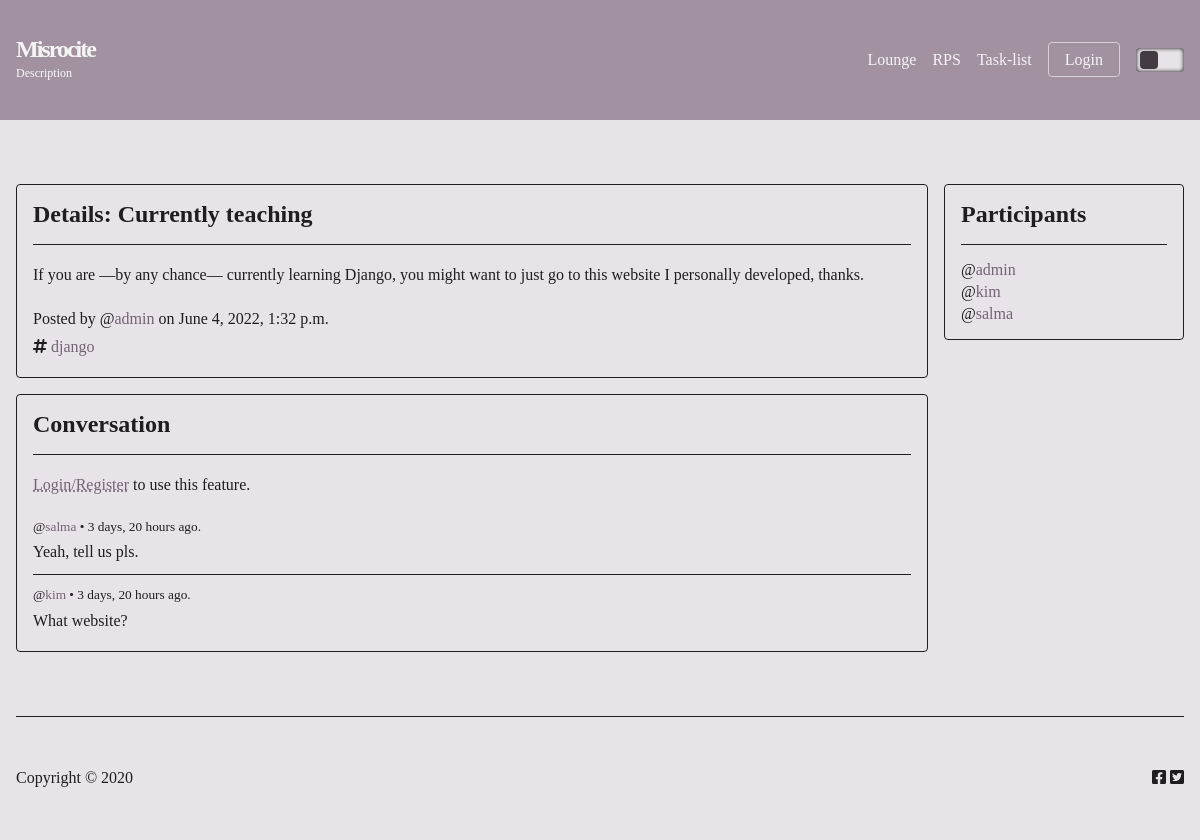
Page /lounge/6/ on the committed database.
### base/models.py (models this page shows, shortened)
class Lounge(models.Model):
	host = models.ForeignKey(User, on_delete=models.SET_NULL, null=True)
	topic = models.ForeignKey(Topic, on_delete=models.SET_NULL, null=True)
	name = models.CharField(max_length=100)
	description = models.TextField(null=True, blank=True)
	participants = models.ManyToManyField(User, related_name='participants', blank=True)
	updated = models.DateTimeField(auto_now=True)
	created = models.DateTimeField(auto_now_add=True)
	class Meta(object):
		ordering = [
			'-updated',
			'-created',
		]

class Topic(models.Model):
	name = models.CharField(max_length=100)

class Message(models.Model):
	user = models.ForeignKey(User, on_delete=models.CASCADE)
	lounge = models.ForeignKey(Lounge, on_delete=models.CASCADE)
	body = models.TextField()
	updated = models.DateTimeField(auto_now=True)
	created = models.DateTimeField(auto_now_add=True)
	class Meta(object):
		ordering = [
			'-updated',
			'-created',
		]

### base/views.py (the view, shortened to what this page needs)
# urls.py: path('lounge/<id>/', lounge_details, name='lounge_details'),
def lounge_details(request, id):
	each = Lounge.objects.get(id=id)
	msgs = each.message_set.all().order_by('-created')
	parties = each.participants.all()
	topics = Topic.objects.all()
	param = {
		'lounge': each,
		'msgs': msgs,
		'parties': parties,
		'topics': topics,
	}
	return render(request, 'base/lounge-details.html', param)

### templates/base/lounge-details.html (shortened to what this page needs)
{% extends 'base.html' %}
{% block content %}
<section id="details">
    <div class="container">
        <div class="row">
            <div class="left">
                <div class="wrap">
                    <h2 class="text-title">Details: {{ lounge.name }}</h2>
                    <p class="description">{{lounge.description}}</p>
                    <p>Posted by @<a href="{% url 'profile' lounge.host.id %}" class="link">{{lounge.host.username}}</a> on {{lounge.created}}</p>
                    <div class="text-lower among-spaces">
                        <p class="text-tags">
                            <span class="fas fa-hashtag"></span>&nbsp;<a href="{% url 'lounge' %}?query={{ lounge.topic.name }}" class="link">{{lounge.topic.name}}</a>
                        </p>
                    </div>
                </div>
                <div class="forum wrap">
                    <h2 class="text-title">Conversation</h2>
                    {% if request.user.is_authenticated %}
                    <div class="comets">
                        <form action="{% url 'lounge_details' lounge.id %}" method="POST" class="among-spaces">
                            {% csrf_token %}
                            <input type="text" class="form-control" placeholder="Write a response..." name="comets" autocomplete="off" required="exactly" />
                            <button type="submit" class="btn btn-send" role="button">Send</button>
                        </form>
                    </div>
                    {% else %}
                    <div class="comets">
                    	<p><a href="{% url 'auth' %}" class="link underlined">Login/Register</a> to use this feature.</p>
                    </div>
                    {% endif %}
                    {% if msgs %}
                    {% for msg in msgs %}
                    <div class="forum-body">
                        <small class="among-spaces">
                            <p>@<a href="{% url 'profile' msg.user.id %}" class="link">{{ msg.user }}</a> • {{ msg.created|timesince }} ago.</p>
                        </small>
                        <p>{{msg.body}}</p>
                    </div>
                    {% endfor %}
                    {% else %}
                    <p>No conversation yet available.</p>
                    {% endif %}
                </div>
            </div>
            <div class="right">
                <div class="party wrap">
                    <h2 class="text-title">Participants</h2>
                    <ul class="list-group">
                        {% if parties %}
                        {% for party in parties %}
                        <li class="list-group-item">@<a href="{% url 'profile' party.id %}" class="link">{{ party }}</a></li>
                        {% endfor %}
                        {% else %}
                        <p>No participant just yet.</p>
                        {% endif %}
                    </ul>
                </div>
            </div>
        </div>
    </div>
</section>
{% endblock content %}

### assets/css/style.css (style rules this page uses)
:root { --link-color: hsla(298deg, 8%, 42%, 1); --text-color: hsla(298deg, 8%, 12%, 1); --mute-color: hsla(298deg, 8%, 98%, 1); --background-color: hsla(298deg, 8%, 90%, 1); --primary-light-color: hsla(298deg, 8%, 60%, 1); --primary-normal-color: hsla(298deg, 8%, 42%, 1); --primary-dark-color: hsla(298deg, 8%, 25%, 1); --border-color: hsla(298deg, 8%, 83%, 1); --border-nox-color: hsla(298deg, 8%, 12%, 1); --tag-color: hsla(298deg, 8%, 82%, 1); --black: hsla(0deg, 0%, 0%, 1); --white: hsla(0deg, 0%, 96%, 1); --red: hsla(0deg, 20%, 42%, 1); --green: hsla(120deg, 20%, 42%, 1); --blue: hsla(210deg, 20%, 42%, 1); --yellow: hsla(72deg, 20%, 42%, 1); --header-size: 1.5rem; --normal-size: .em; --smol-size: .75em; }
*, *::before, *::after { margin: 0; padding: 0; box-sizing: border-box; }
p { font-size: var(--normal-size); line-height: 1.75; }
body { font-family: 'Ubuntu'; background-color: var(--background-color); color: var(--text-color); }
.row { display: flex; grid-gap: 1rem; }
a.link { color: var(--link-color); animation: blink 4200ms infinite; transition: all 300ms ease-in-out; text-decoration: none; }
section { margin: auto; max-width: 1280px; width: 100%; padding: 4rem 1rem; }
.among-spaces { display: flex; justify-content: space-between; align-items: center; position: relative; }
.text-title { position: relative; border-bottom: 1px solid var(--border-nox-color); padding-bottom: 1rem; }
#details .left { flex: 1 0 360px; }
#details .description { margin-bottom: 1rem; }
#details .comets { margin: 1rem 0; }
#details .text-title { margin-bottom: 1rem; }
#details .right { flex: 0 0 240px; }
#details .wrap { padding: 1rem; border: 1px solid var(--border-nox-color); border-radius: .25rem; }
#details .forum { margin-top: 1rem; }
#details .party ul li { list-style-type: none; }
#details .party ul { display: flex; flex-direction: column; grid-gap: .25rem; }
#details .forum-body + .forum-body { padding-top: .5rem; margin-top: .5rem; border-top: 1px solid var(--border-nox-color); }
.underlined { text-decoration: underline!important; text-decoration-style: dotted!important; }

### rows in the picture
Lounge: name "Currently teaching", description "If you are —by any chance— currently learning Django, you might want to just go to this website I personally developed, thanks.", host.username "admin", created "June 4, 2022, 1:32 p.m.", topic.name "django"
Message: user "salma", created "3 days, 20 hours", body "Yeah, tell us pls."
Message: user "kim", created "3 days, 20 hours", body "What website?"

### other values in the picture
{{ party }} "admin"
{{ party }} "kim"
{{ party }} "salma"
